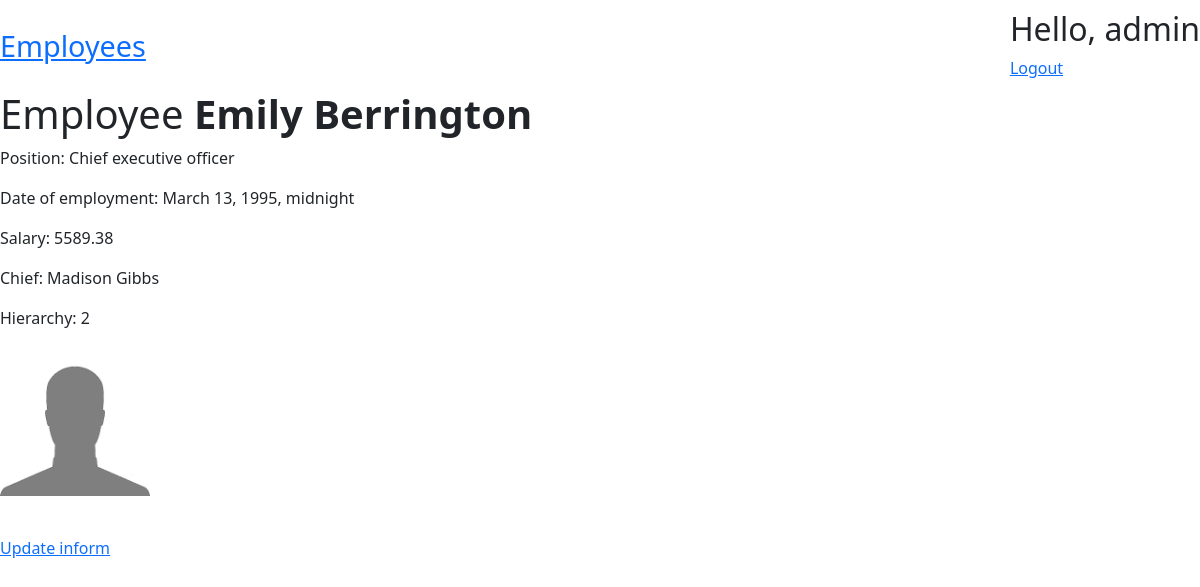
Before: /GazBrom/employees/172/ (signed in) with the older database file.
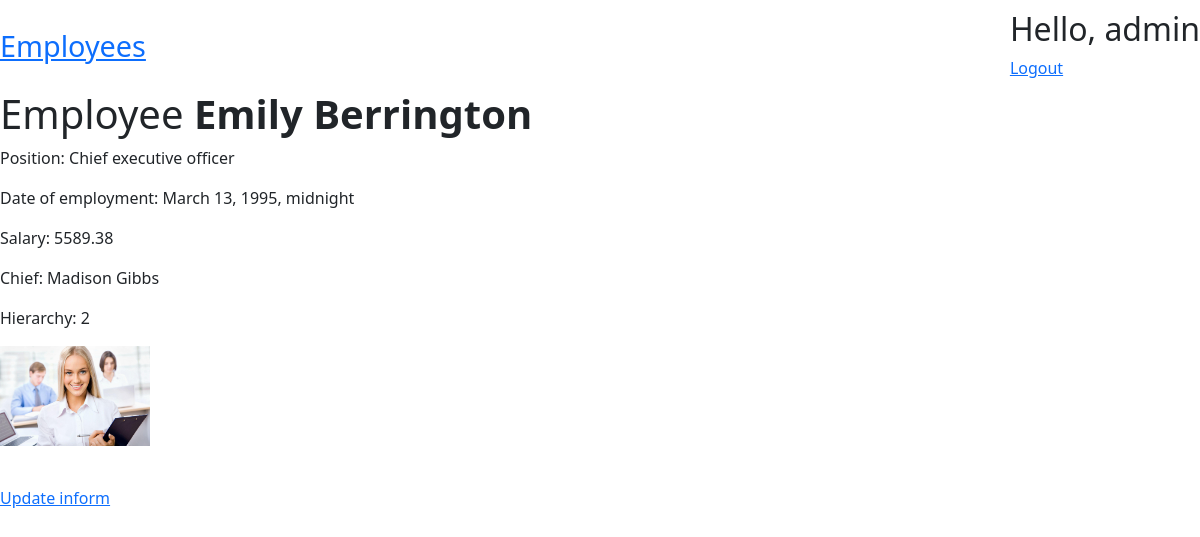
After: the same page with the newer database file.
### employeesapp/models.py (models this page shows, shortened)
class Employee(models.Model):
    class Meta: #конфигурационный класс
        ordering = ["name"] #сортировка по полю по алфавиту
    name = models.CharField(max_length=150)
    position = models.TextField(null=False, blank=True)
    date_of_empl = models.DateTimeField(null=False, blank=True)
    salary = models.DecimalField(default=0, max_digits=8, decimal_places=2)
    chief = models.CharField(max_length=150)
    hierarchy = models.IntegerField(default=6, null=False)
    photo = models.ImageField(upload_to='images/', null=True, blank=True)

### employeesapp/views.py (the view)
# urls.py: path('employees/<int:pk>/', EmployeeDetailsView.as_view(), name='employee_details'),
class EmployeeDetailsView(LoginRequiredMixin, View):
    def get(self, request: HttpRequest, pk: int) -> HttpResponse:
        employee = get_object_or_404(Employee, pk=pk)
        context = {
            "Employee": employee,
        }
        return render(request, 'employeesapp/employee-details.html', context=context)

### employeesapp/templates/employeesapp/employee-details.html (shortened to what this page needs)
{% extends "employeesapp/base.html" %}
{% block body %}
    <div class="fixed-container">
        <h1>Employee <strong>{{ Employee.name }}</strong></h1>
        <div>
            <p>Position: {{ Employee.position }}</p>
            <p>Date of employment: {{ Employee.date_of_empl }}</p>
            <p>Salary: {{ Employee.salary }}</p>
            <p>Chief: {{ Employee.chief }}</p>
            <p>Hierarchy: {{ Employee.hierarchy }}</p>
            {% if not Employee.photo %}
                <p><img src="/media/images/nobody.jpg" width="150px"></p>
            {% else %}
                <p><img src="{{ Employee.photo.url }}" width="150px"></p>
            {% endif %}
        </div>
        <div>
            <br>
            <a href={% url 'employeesapp:employee_update' pk=Employee.pk%}>Update inform</a><br>
        </div>
    </div>
{% endblock %}

Changed rows visible on the page:
changed Employee "Emily Berrington": photo: picture added
